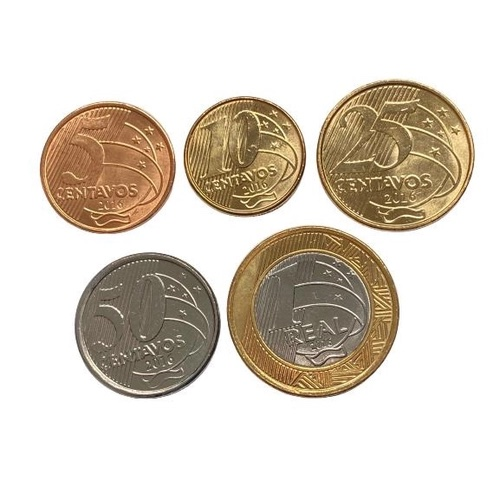
#> input picture Processamento de Imagens/images/coins.jpeg, 500 x 500 px, found by its file name
$ python desafio_12_2.py
#> lines starting #> are read from the running program, lines starting #| are printed output that depends on the picture; after the words box and inside, x2 and y2 are one past the last pixel; in counts of white or black regions, pixels touching at a corner belong together
import cv2
import numpy as np

COLOR = (255, 0, 0)
# sequência de moedas
COINS = ['50', '5', '1', '10', '25']
img = cv2.imread('Processamento de Imagens/images/coins.jpeg')
#> img is the input picture: shape (500, 500, 3); mean B, G, R 197.1, 208.9, 217.8

img_blur = cv2.medianBlur(img, 5)
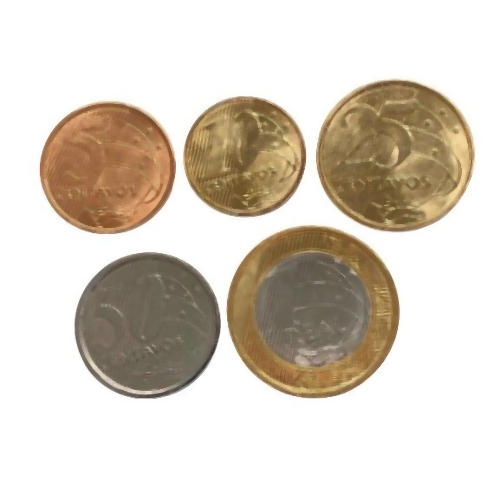
#> img_blur: shape (500, 500, 3); mean B, G, R 196.3, 208.2, 217
img_blur = cv2.cvtColor(img_blur, cv2.COLOR_BGR2GRAY)
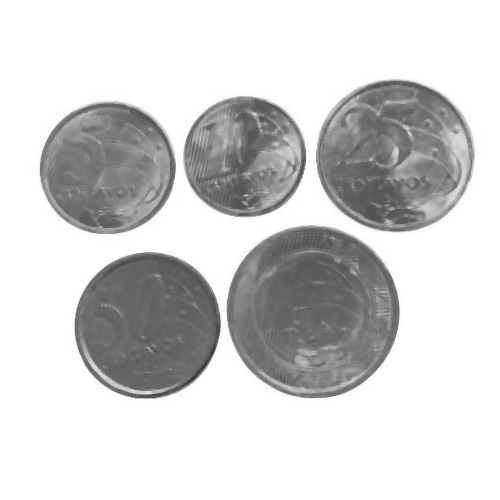
#> img_blur: shape (500, 500); min 50, max 255, mean 209.5

# detecção de circulos
circles = cv2.HoughCircles(img_blur, cv2.HOUGH_GRADIENT, 1, 100, param1 = 150, param2 = 50)
#> circles = [[147.5, 325.5, 73.4], [104.5, 168.5, 64.8], [311.5, 310.5, 85], [246.5, 157.5, 59.1], [399.5, 158.5, 72.6]]

circles=np.uint(circles[0])
#> circles = [[147, 325, 73], [104, 168, 64], [311, 310, 85], [246, 157, 59], [399, 158, 72]]

for i in range(len(circles)):
    x, y, r = circles[i]

    cv2.circle(img, (x, y), r, COLOR, 3) # criando circulo

    # Adicionando texto centralizado
    text = COINS[i]
    text_size, _ = cv2.getTextSize(text, cv2.FONT_HERSHEY_SIMPLEX, 1, 2)  # Obtém as dimensões do texto
    text_x = int(x - text_size[0] / 2)  # Calcula a coordenada x do ponto de início do texto para centralizá-lo
    text_y = int(y + text_size[1] / 2)  # Calcula a coordenada y do ponto de início do texto para centralizá-lo
    cv2.putText(img, text, (text_x, text_y), cv2.FONT_HERSHEY_SIMPLEX, 1, COLOR, 2, cv2.LINE_AA)
#> this loop made 5 passes
#> (x, y, r, text, text_size, text_x, text_y) on passes 1 to 5: (147, 325, 73, '50', (42, 22), 126, 336), (104, 168, 64, '5', (22, 22), 93, 179), (311, 310, 85, '1', (22, 22), 300, 321), (246, 157, 59, '10', (42, 22), 225, 168), (399, 158, 72, '25', (42, 22), 378, 169)
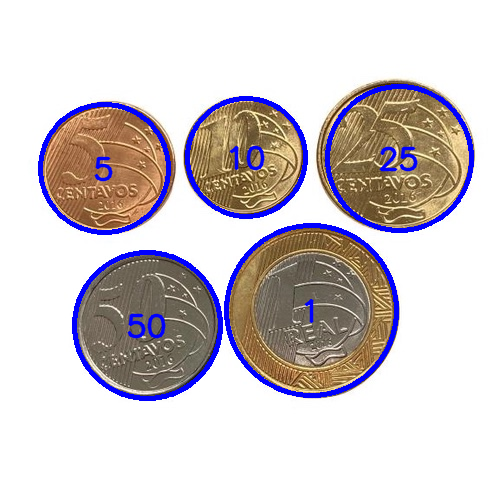
#> img: shape (500, 500, 3); 5.19% of pixels changed, all inside (x1, y1, x2, y2) = (38, 84, 474, 401)

cv2.imshow('Moedas', img)

cv2.waitKey(0)
cv2.destroyAllWindows()
